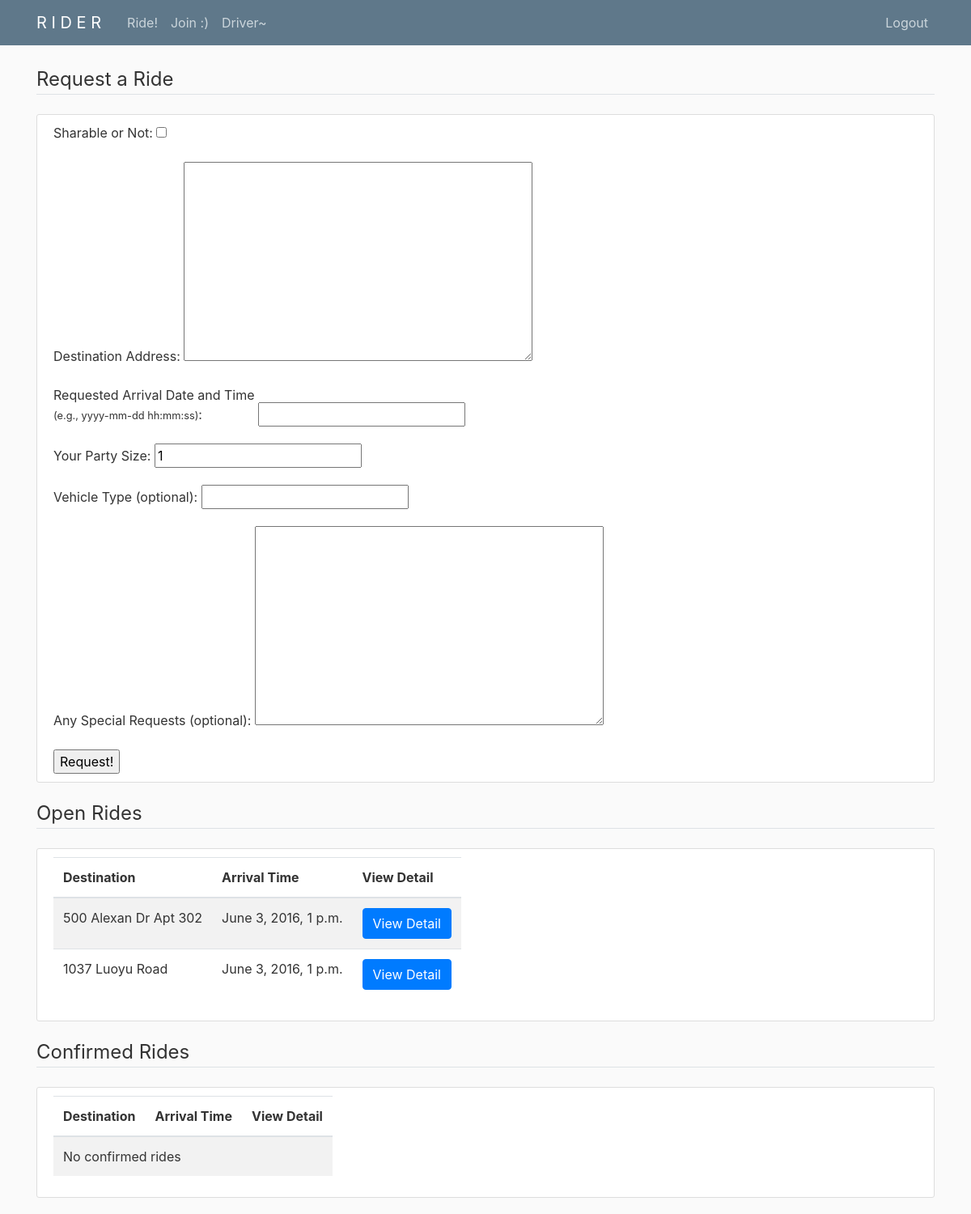
The app's page / (signed in), older data.
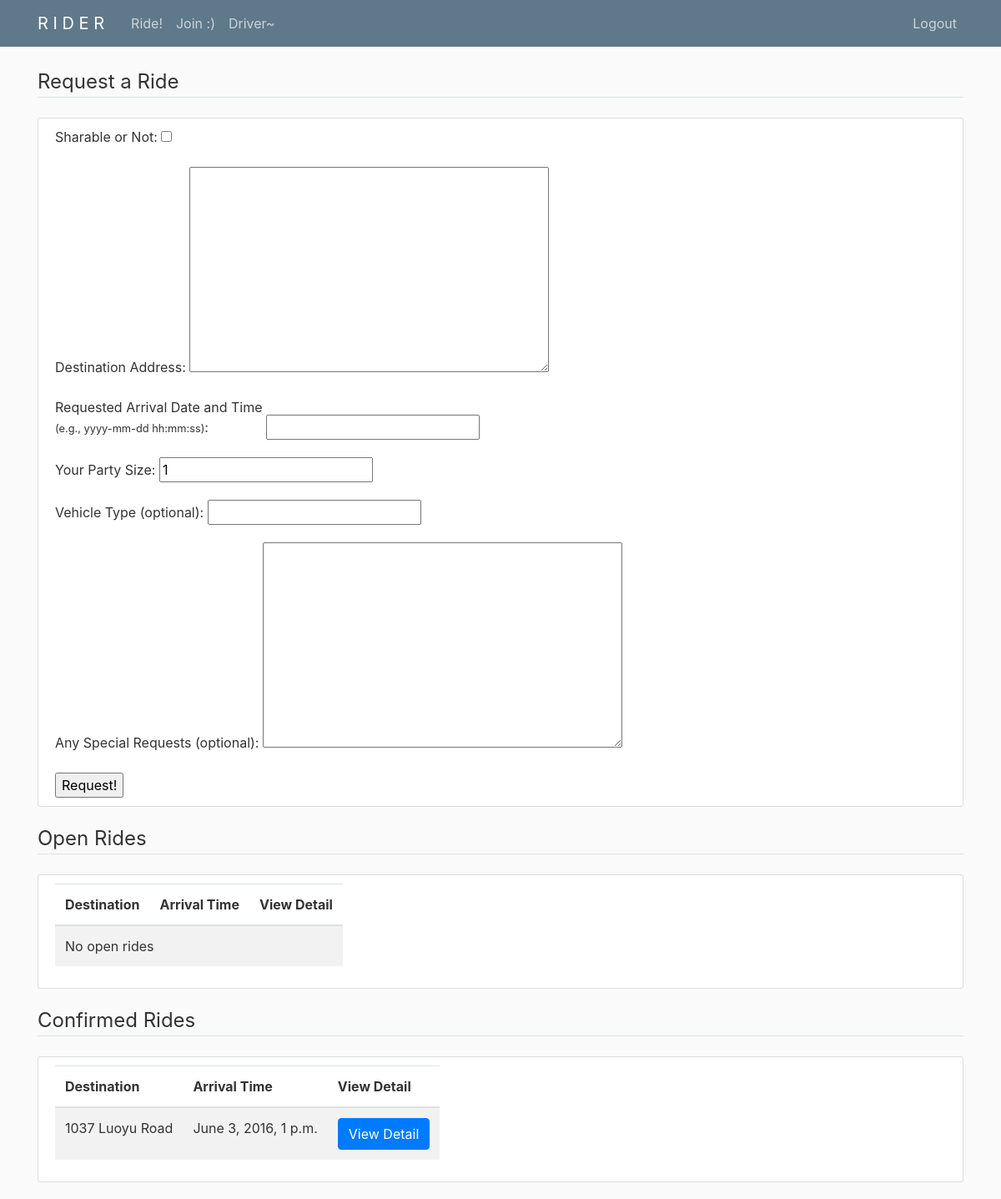
The same page, newer data.
### rider/models.py (models this page shows, shortened)
class Order(models.Model):  # Order = ride request
    STATUS_CHOICES = (
        ('O', 'Open'),
        ('C', 'Confirmed'),
        ('P', 'Completed'),
    )
    status = models.CharField(
        max_length=2, choices=STATUS_CHOICES, default='O')
    sharableTF = models.BooleanField()
    ownerID = models.ForeignKey(
        User, on_delete=models.CASCADE, related_name='ownerID')
    destAddr = models.TextField()
    reqArrvDateTime = models.DateTimeField()
    ownerPartySize = models.PositiveIntegerField(
        default=1, validators=[MinValueValidator(1)])
    vehicleType = models.CharField(max_length=100, blank=True)
    specialRequest = models.TextField(blank=True)
    driverID = models.ForeignKey(
        'Driver', blank=True, on_delete=models.SET_NULL, related_name='driver', null=True)
    sharerID = models.ForeignKey(
        User, blank=True, on_delete=models.SET_NULL, related_name='sharerID', null=True)
    sharerPartySize = models.PositiveIntegerField(blank=True, default=1)
    totalPartySize = models.PositiveIntegerField()

### rider/views.py (the view)
# urls.py: 2. Add a URL to urlpatterns:  path('', views.home, name='home')
@login_required
def home(request):
    if request.method == 'POST':
        form = OwnerOrderForm(request.POST)
        if form.is_valid():
            order = form.save(commit=False)
            order.ownerID = request.user
            order.totalPartySize = order.ownerPartySize
            order.save()
            messages.success(
                request, f'Order requested successfully!')
            return redirect('rider-home')
        messages.warning(
            request, f'Order request failed!')
    else:
        form = OwnerOrderForm()
    rides = Order.objects.filter(
        ownerID=request.user) | Order.objects.filter(sharerID=request.user)
    open_rides = rides.filter(status='O')
    confirmed_rides = rides.filter(status='C')
    return render(request, 'rider/home.html', {'form': form, 'open_rides': open_rides, 'confirmed_rides': confirmed_rides})

### rider/forms.py
class OwnerOrderForm(forms.ModelForm):
    class Meta:
        model = Order
        fields = ('sharableTF', 'destAddr', 'reqArrvDateTime',
                  'ownerPartySize', 'vehicleType', 'specialRequest')
        labels = {'sharableTF': 'Sharable or Not',
                  'destAddr': 'Destination Address',
                  'reqArrvDateTime': mark_safe('Requested Arrival Date and Time<br><small>(e.g., yyyy-mm-dd hh:mm:ss)</small>'),
                  'ownerPartySize': 'Your Party Size',
                  'vehicleType': 'Vehicle Type (optional)',
                  'specialRequest': 'Any Special Requests (optional)'}

### rider/templates/rider/home.html (shortened to what this page needs)
{% extends 'rider/base.html' %}
{% block content %}
<legend class="border-bottom mb-4">Request a Ride</legend>
<article class="media content-section">
    <div class="media-body">
        <form method="post">
            {{ form.as_p }}
            <input type="submit" value="Request!">
        </form>
    </div>
</article>
<legend class="border-bottom mb-4">Open Rides</legend>
<article class="media content-section">
    <div class="media-body">
        {% if open_rides is not None %}
            <table class="table table-striped table-hover table-responsive">
                <thead>
                    <tr>
                        <th>Destination</th>
                        <th>Arrival Time</th>
                        <th>View Detail</th>
                    </tr>
                </thead>
                <tbody>
                    {% for ride in open_rides %}
                        <tr>
                            <td>{{ ride.destAddr }}</td>
                            <td>{{ ride.reqArrvDateTime }}</td>
                            <td>
                                <form method="get" action="/ride_details">
                                    <button type="submit" class="btn btn-primary">
                                        View Detail
                                    </button>
                                </form>
                            </td>
                        </tr>
                    {% empty %}
                        <tr>
                            <td colspan="3">No open rides</td>
                        </tr>
                    {% endfor %}
                </tbody>
            </table>
        {% endif %}
    </div>
</article>
<legend class="border-bottom mb-4">Confirmed Rides</legend>
<article class="media content-section">
    <div class="media-body">
        {% if confirmed_rides is not None %}
            <table class="table table-striped table-hover table-responsive">
                <thead>
                    <tr>
                        <th>Destination</th>
                        <th>Arrival Time</th>
                        <th>View Detail</th>
                    </tr>
                </thead>
                <tbody>
                    {% for ride in confirmed_rides %}
                        <tr>
                            <td>{{ ride.destAddr }}</td>
                            <td>{{ ride.reqArrvDateTime }}</td>
                            <td>
                                <form method="get" action="/ride_details">
                                    <button type="submit" class="btn btn-primary">
                                        View Detail
                                    </button>
                                </form>
                            </td>
                        </tr>
                    {% empty %}
                        <tr>
                            <td colspan="3">No confirmed rides</td>
                        </tr>
                    {% endfor %}
                </tbody>
            </table>
        {% endif %}
    </div>
</article>
{% endblock %}

### rider/templates/rider/base.html (shortened to what this page needs)
{% load static %}
<!DOCTYPE html>
<html>
<head>
    <link rel="stylesheet" href="https://cdn.jsdelivr.net/npm/bootstrap@4.0.0/dist/css/bootstrap.min.css"
>
    <link rel="stylesheet" type="text/css" href="{% static 'rider/main.css' %}">
</head>
<body>
    <header class="site-header">
        <nav class="navbar navbar-expand-md navbar-dark bg-steel fixed-top">
            <div class="container">
                <a class="navbar-brand mr-4" href="{% url 'rider-home' %}">R I D E R</a>
                <div class="collapse navbar-collapse" id="navbarToggle">
                    <div class="navbar-nav mr-auto">
                        <a class="nav-item nav-link" href="{% url 'rider-home' %}">Ride!</a>
                        <a class="nav-item nav-link" href="{% url 'rider-sharer' %}">Join :)</a>
                        <a class="nav-item nav-link" href="{% url 'rider-driver' %}">Driver~</a>
                    </div>
                    <div class="navbar-nav">
                        {% if user.is_authenticated %}
                        <a class="nav-item nav-link" href="{% url 'logout' %}">Logout</a>
                        {% else %}
                        <a class="nav-item nav-link" href="{% url 'login' %}">Login</a>
                        <a class="nav-item nav-link" href="{% url 'create_account' %}">Create an Account</a>
                        {% endif %}
                    </div>
                </div>
            </div>
        </nav>
    </header>
    <main role="main" class="container">
        <div class="row">
            <div class="col-md-12">
                {% block content %}{% endblock %}
            </div>
        </div>
    </main>
</body>
</html>

### rider/static/rider/main.css (style rules this page uses)
body { background: #fafafa; color: #333333; margin-top: 5rem; }
.bg-steel { background-color: #5f788a; }
.site-header .navbar-nav .nav-link { color: #cbd5db; }
.content-section { background: #ffffff; padding: 10px 20px; border: 1px solid #dddddd; border-radius: 3px; margin-bottom: 20px; }

Row changes from the older to the newer data that the page shows:
no longer on this page (row edited): Order: destAddr "500 Alexan Dr Apt 302", reqArrvDateTime "June 3, 2016, 1 p.m.", shown under "Open Rides"
changed Order "1037 Luoyu Road": moves from the list under "Open Rides" to the list under "Confirmed Rides"
Text that changed along with them:
text no longer shown: "No confirmed rides"
text now shown: "No open rides"
